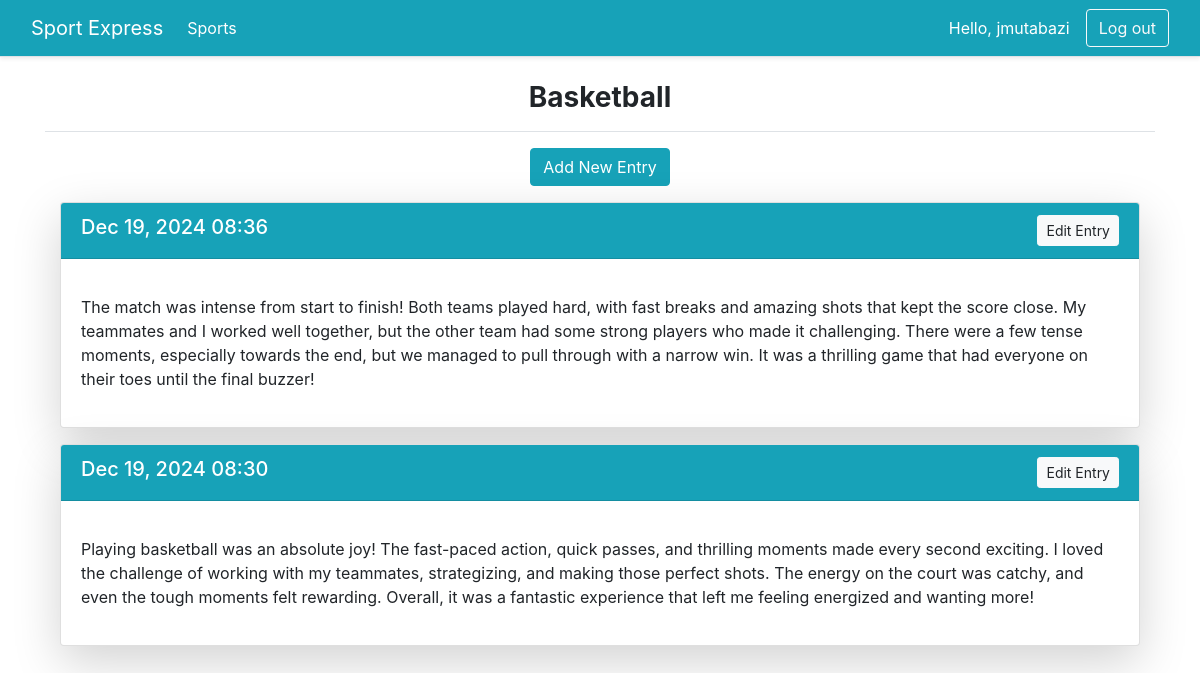
/sports/1/ (signed in), run on the app's committed database.
### sport_tracker/models.py (models this page shows, shortened)
class Sport(models.Model):
    text = models.CharField(max_length=200)
    date_added = models.DateTimeField(auto_now_add=True)
    owner = models.ForeignKey(User, on_delete=models.CASCADE)
    def __str__(self):
        return self.text

class Entry(models.Model):
    sport = models.ForeignKey(Sport, on_delete=models.CASCADE)
    text = models.TextField()
    date_added = models.DateTimeField(auto_now_add=True)
    class Meta:
        verbose_name_plural = 'entries'

### sport_tracker/views.py (the view)
# urls.py: path('sports/<int:sport_id>/', views.sport, name='sport'),
@login_required
def sport(request, sport_id):
    sport = Sport.objects.get(id=sport_id)
    if sport.owner != request.user:
        raise Http404
    entries = sport.entry_set.order_by('-date_added')
    context = {'sport': sport, 'entries': entries}
    return render(request, 'sport_tracker/sport.html', context)

### sport_tracker/templates/sport_tracker/sport.html
{% extends 'sport_tracker/base.html' %}
{% block page_header %}
  <div class="container mt-4">
    <h3 class="text-center font-weight-bold">{{ sport }}</h3>
  </div>
{% endblock page_header %}
{% block content %}
  <div class="container mt-3">
    <p class="text-center">
      <a href="{% url 'sport_tracker:new_entry' sport.id %}" class="btn btn-info text-white">Add New Entry</a>
    </p>
    {% for entry in entries %}
      <div class="card mb-3 shadow-lg">
        <h5 class="card-header bg-info text-white d-flex justify-content-between">
          <span>{{ entry.date_added|date:'M d, Y H:i' }}</span>
          <a href="{% url 'sport_tracker:edit_entry' entry.id %}" class="btn btn-sm btn-light">Edit Entry</a>
        </h5>
        <div class="card-body">
          <p class="card-text">{{ entry.text|linebreaks }}</p>
        </div>
      </div>
    {% empty %}
      <p class="text-center font-italic">There are no entries for this sport yet.</p>
    {% endfor %}
  </div>
{% endblock content %}

### sport_tracker/templates/sport_tracker/base.html (shortened to what this page needs)
{% load bootstrap4 %}
{% load static %}
<!DOCTYPE html>
<html lang="en">
  <head>
    <link rel="stylesheet" href="https://cdn.jsdelivr.net/npm/bootstrap@5.3.0/dist/css/bootstrap.min.css">
    <link rel="stylesheet" href="{% static 'css/index.css' %}">
    {% bootstrap_css %}
  </head>
  <body>
    <nav class="navbar navbar-expand-md navbar-light bg-info mb-4 border-bottom shadow-sm">
      <div class="container-fluid">
        <a class="navbar-brand text-white" href="{% url 'sport_tracker:index' %}">
          Sport Express
        </a>
        <div class="collapse navbar-collapse" id="navbarCollapse">
          <ul class="navbar-nav me-auto mb-2 mb-md-0">
            <li class="nav-item">
              <a class="nav-link text-white" href="{% url 'sport_tracker:sports' %}">Sports</a>
            </li>
          </ul>
          <ul class="navbar-nav ms-auto align-items-center">
            {% if user.is_authenticated %}
              <li class="nav-item me-3">
                <span class="navbar-text text-white">Hello, {{ user.username }}</span>
              </li>
              <li class="nav-item">
                <form method="post" action="{% url 'users:logout' %}" class="d-inline">
                  <button class="btn btn-outline-light" type="submit">Log out</button>
                </form>
              </li>
            {% endif %}
          </ul>
        </div>
      </div>
    </nav>
    <main role="main" class="container">
      <div class="pb-2 mb-2 border-bottom">
        {% block page_header %}{% endblock page_header %}
      </div>
      <div>
        {% block content %}{% endblock content %}
      </div>
    </main>
  </body>
</html>

### static/css/index.css (style rules this page uses)
.navbar-text { color:white }
.navbar { display:flex; flex-direction: row; align-items: center; justify-content: center; background-color: blue; }

### data on the page
Sport: text "Basketball"
Entry: date_added "Dec 19, 2024 08:36", text "The match was intense from start to finish! Both teams played hard, with fast breaks and amazing shots that kept the score close. My teammates and I worked well together, but the other team had some strong players who made it challenging. There were a few tense moments, especially towards the end, but we managed to pull through with a narrow win. It was a thrilling game that had everyone on their toes until the final buzzer!"
Entry: date_added "Dec 19, 2024 08:30", text "Playing basketball was an absolute joy! The fast-paced action, quick passes, and thrilling moments made every second exciting. I loved the challenge of working with my teammates, strategizing, and making those perfect shots. The energy on the court was catchy, and even the tough moments felt rewarding. Overall, it was a fantastic experience that left me feeling energized and wanting more!"

### other printed values
{{ user.username }} "jmutabazi"
